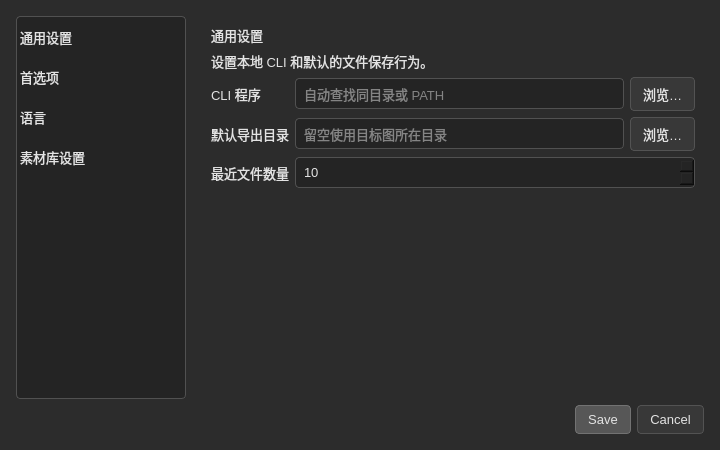
<?xml version="1.0" encoding="UTF-8"?>
<ui version="4.0">
 <class>SettingsDialog</class>
 <widget class="QDialog" name="SettingsDialog">
  <property name="geometry"><rect><x>0</x><y>0</y><width>720</width><height>450</height></rect></property>
  <property name="minimumSize"><size><width>620</width><height>390</height></size></property>
  <property name="windowTitle"><string>Mosaicraft 设置</string></property>
  <property name="styleSheet"><string notr="true"><![CDATA[
QDialog { background: #2c2c2c; }
QWidget { color: #e3e3e3; font-size: 13px; }
QLabel[muted="true"] { color: #b0b0b0; }
QLabel[sectionTitle="true"] { color: #eeeeee; font-size: 20px; font-weight: bold; }
QListWidget, QLineEdit, QComboBox, QSpinBox { background: #242424; border: 1px solid #515151; border-radius: 4px; }
QListWidget { outline: 0; }
QListWidget::item { padding: 10px; }
QListWidget::item:selected { background: #515151; color: #f4f4f4; }
QComboBox, QLineEdit, QSpinBox { padding: 6px; }
QComboBox QAbstractItemView { background: #303030; selection-background-color: #606060; }
QPushButton { background: #383838; border: 1px solid #535353; border-radius: 4px; padding: 6px 12px; }
QPushButton:hover { background: #484848; }
QPushButton:default { background: #575757; border-color: #727272; }
  ]]></string></property>
  <layout class="QVBoxLayout" name="settingsLayout">
   <property name="leftMargin"><number>16</number></property><property name="topMargin"><number>16</number></property><property name="rightMargin"><number>16</number></property><property name="bottomMargin"><number>16</number></property>
   <item>
    <layout class="QHBoxLayout" name="settingsBody" stretch="0,1">
     <property name="spacing"><number>16</number></property>
     <item><widget class="QListWidget" name="settingsNavigation"><property name="minimumSize"><size><width>144</width><height>0</height></size></property><property name="maximumSize"><size><width>170</width><height>16777215</height></size></property><item><property name="text"><string>通用设置</string></property></item><item><property name="text"><string>首选项</string></property></item><item><property name="text"><string>语言</string></property></item><item><property name="text"><string>素材库设置</string></property></item></widget></item>
     <item>
      <widget class="QStackedWidget" name="settingsPages">
       <property name="currentIndex"><number>0</number></property>
       <widget class="QWidget" name="generalPage">
        <layout class="QVBoxLayout" name="generalLayout">
         <item><widget class="QLabel" name="generalTitle"><property name="text"><string>通用设置</string></property><property name="sectionTitle" stdset="0"><bool>true</bool></property></widget></item>
         <item><widget class="QLabel" name="generalHint"><property name="text"><string>设置本地 CLI 和默认的文件保存行为。</string></property><property name="wordWrap"><bool>true</bool></property><property name="muted" stdset="0"><bool>true</bool></property></widget></item>
         <item>
          <layout class="QFormLayout" name="generalForm">
           <property name="fieldGrowthPolicy"><enum>QFormLayout::FieldGrowthPolicy::AllNonFixedFieldsGrow</enum></property>
           <item row="0" column="0"><widget class="QLabel" name="cliExecutableLabel"><property name="text"><string>CLI 程序</string></property><property name="buddy"><cstring>cliExecutable</cstring></property></widget></item>
           <item row="0" column="1"><layout class="QHBoxLayout" name="cliExecutableRow"><item><widget class="QLineEdit" name="cliExecutable"><property name="placeholderText"><string>自动查找同目录或 PATH</string></property></widget></item><item><widget class="QPushButton" name="browseExecutable"><property name="text"><string>浏览…</string></property></widget></item></layout></item>
           <item row="1" column="0"><widget class="QLabel" name="defaultOutputLabel"><property name="text"><string>默认导出目录</string></property><property name="buddy"><cstring>defaultOutputFolder</cstring></property></widget></item>
           <item row="1" column="1"><layout class="QHBoxLayout" name="defaultOutputRow"><item><widget class="QLineEdit" name="defaultOutputFolder"><property name="placeholderText"><string>留空使用目标图所在目录</string></property></widget></item><item><widget class="QPushButton" name="browseDefaultOutput"><property name="text"><string>浏览…</string></property></widget></item></layout></item>
           <item row="2" column="0"><widget class="QLabel" name="recentLimitLabel"><property name="text"><string>最近文件数量</string></property><property name="buddy"><cstring>recentLimit</cstring></property></widget></item>
           <item row="2" column="1"><widget class="QSpinBox" name="recentLimit"><property name="maximum"><number>30</number></property><property name="value"><number>10</number></property><property name="specialValueText"><string>不保留</string></property></widget></item>
          </layout>
         </item>
         <item><spacer name="generalSpacer"><property name="orientation"><enum>Qt::Orientation::Vertical</enum></property><property name="sizeHint" stdset="0"><size><width>0</width><height>16</height></size></property></spacer></item>
        </layout>
       </widget>
       <widget class="QWidget" name="preferencesPage">
        <layout class="QVBoxLayout" name="preferencesLayout">
         <item><widget class="QLabel" name="preferencesTitle"><property name="text"><string>首选项</string></property><property name="sectionTitle" stdset="0"><bool>true</bool></property></widget></item>
         <item><widget class="QLabel" name="preferencesHint"><property name="text"><string>这些设置应用于后续任务。可用的 GPU 后端取决于所选 CLI 的构建方式。</string></property><property name="wordWrap"><bool>true</bool></property><property name="muted" stdset="0"><bool>true</bool></property></widget></item>
         <item>
          <layout class="QFormLayout" name="preferencesForm">
           <property name="fieldGrowthPolicy"><enum>QFormLayout::FieldGrowthPolicy::AllNonFixedFieldsGrow</enum></property>
           <item row="0" column="0"><widget class="QLabel" name="backendLabel"><property name="text"><string>默认后端</string></property><property name="buddy"><cstring>defaultBackend</cstring></property></widget></item>
           <item row="0" column="1"><widget class="QComboBox" name="defaultBackend"><item><property name="text"><string>自动</string></property></item><item><property name="text"><string notr="true">CPU</string></property></item><item><property name="text"><string notr="true">CUDA</string></property></item><item><property name="text"><string notr="true">Vulkan</string></property></item><item><property name="text"><string notr="true">Metal</string></property></item></widget></item>
           <item row="1" column="0"><widget class="QLabel" name="defaultDeviceLabel"><property name="text"><string>GPU 设备标识</string></property><property name="buddy"><cstring>defaultDevice</cstring></property></widget></item>
           <item row="1" column="1"><widget class="QLineEdit" name="defaultDevice"><property name="placeholderText"><string notr="true">auto / cuda:0 / vulkan:0</string></property></widget></item>
           <item row="2" column="0"><widget class="QLabel" name="defaultThreadsLabel"><property name="text"><string>CPU 线程上限</string></property><property name="buddy"><cstring>defaultThreads</cstring></property></widget></item>
           <item row="2" column="1"><widget class="QSpinBox" name="defaultThreads"><property name="maximum"><number>256</number></property><property name="specialValueText"><string>自动</string></property></widget></item>
           <item row="3" column="0" colspan="2"><widget class="QCheckBox" name="confirmOverwrite"><property name="text"><string>替换已有输出前再次确认</string></property><property name="checked"><bool>true</bool></property></widget></item>
          </layout>
         </item>
         <item><spacer name="preferencesSpacer"><property name="orientation"><enum>Qt::Orientation::Vertical</enum></property><property name="sizeHint" stdset="0"><size><width>0</width><height>16</height></size></property></spacer></item>
        </layout>
       </widget>
       <widget class="QWidget" name="languagePage">
        <layout class="QVBoxLayout" name="languageLayout">
         <item><widget class="QLabel" name="languageTitle"><property name="text"><string>语言</string></property><property name="sectionTitle" stdset="0"><bool>true</bool></property></widget></item>
         <item><widget class="QLabel" name="languageHint"><property name="text"><string>选择桌面端界面语言，重新启动后生效。</string></property><property name="wordWrap"><bool>true</bool></property><property name="muted" stdset="0"><bool>true</bool></property></widget></item>
         <item><layout class="QFormLayout" name="languageForm"><item row="0" column="0"><widget class="QLabel" name="interfaceLanguageLabel"><property name="text"><string>界面语言</string></property><property name="buddy"><cstring>interfaceLanguage</cstring></property></widget></item><item row="0" column="1"><widget class="QComboBox" name="interfaceLanguage"><item><property name="text"><string>跟随系统</string></property></item><item><property name="text"><string notr="true">简体中文</string></property></item><item><property name="text"><string notr="true">English</string></property></item></widget></item></layout></item>
         <item><spacer name="languageSpacer"><property name="orientation"><enum>Qt::Orientation::Vertical</enum></property><property name="sizeHint" stdset="0"><size><width>0</width><height>16</height></size></property></spacer></item>
        </layout>
       </widget>
      </widget>
     </item>
    </layout>
   </item>
   <item><widget class="QDialogButtonBox" name="settingsButtons"><property name="standardButtons"><set>QDialogButtonBox::StandardButton::Cancel|QDialogButtonBox::StandardButton::Save</set></property></widget></item>
  </layout>
 </widget>
 <resources/>
 <connections/>
</ui>
